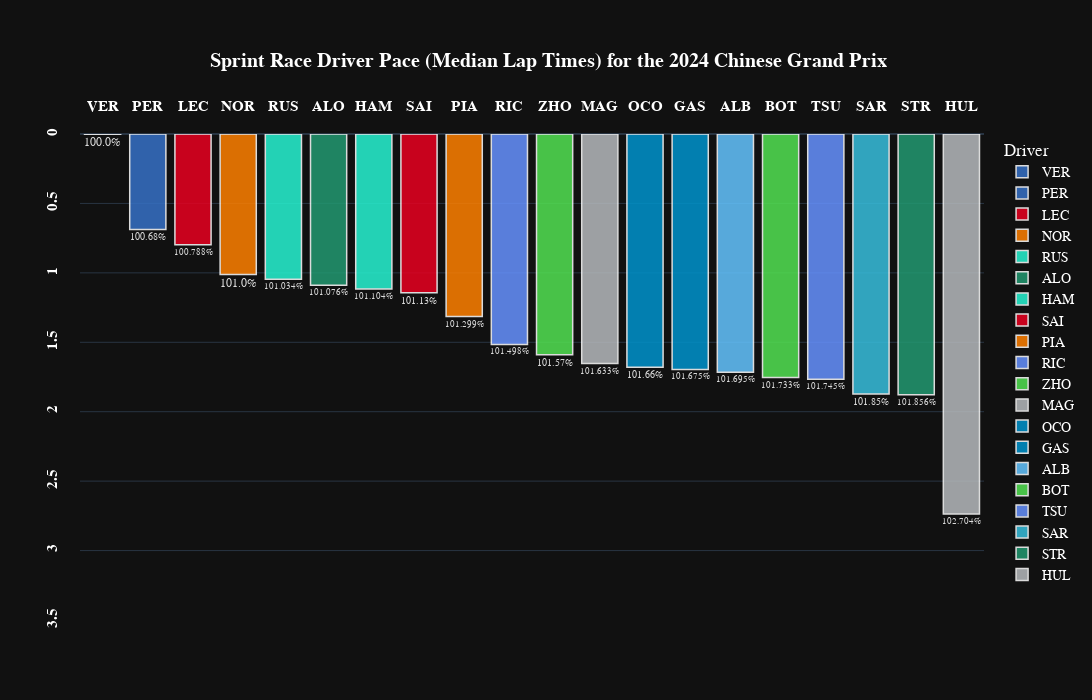

Notebook source saved alongside this figure:
### Code cell
fig=px.bar(
    transformed_laps_relative_median,
    x="Driver",
    y="Delta",
    color='Driver',
    template="plotly_dark",
    title="<b> Sprint Race Driver Pace (Median Lap Times) for the {} {}</b>".format(year,gp),
    text="Delta_Percent",
    # palette=team_palette,
    # whiskerprops=dict(color="white"),
    # boxprops=dict(edgecolor="white"),
    # medianprops=dict(color="grey"),
    # capprops=dict(color="white"),
    height=700, width=1400,
    color_discrete_map={
                 "ALB": "#64C4FF",
                 "ALO": "#229971",
                 "BOT": "#52e252",
                 "GAS": "#0093cc",
                 "HAM": "#27F4D2",
                 "HUL": "#B6BABD",
                 "LEC": "#E80020",
                 "MAG": "#B6BABD",
                 "NOR": "#FF8000",
                 "OCO": "#0093cc",
                 "PER": "#3671C6",
                 "PIA": "#FF8000",
                 "RIC": "#6692FF",
                 "RUS": "#27F4D2",
                 "SAI": "#E80020",
                 "SAR": "#37BEDD",
                 "STR": "#229971",
                 "TSU": "#6692FF",
                 "VER": "#3671C6",
                 "ZHO": "#52e252"
          }
)

fig.update_traces(textposition='outside')

fig.update_traces(opacity=0.85)

fig.update_traces( marker_line_color='white',marker_line_width=1.5)

fig.update_yaxes(tickangle = -90,tickprefix="<b>",ticksuffix ="</b><br>")

fig.update_xaxes(tickangle = -0,tickprefix="<b>",ticksuffix ="</b><br>")

fig.update_yaxes(range=[3.5, 0])

# fig['layout']['yaxis']['autorange'] = "reversed"

fig.update_layout(
    xaxis={'side': 'top'},
    yaxis={'side': 'left'}
)

fig.update_xaxes(title_text='')      # Remove axis titles
fig.update_yaxes(title_text='')

fig.update_xaxes(
        title_standoff = 75
)

fig.update_layout(
    title_x=0.5,
    yaxis = dict(tickfont = dict(size=15)),
    xaxis = dict(tickfont = dict(size=15)),
    font=dict(
        family="PT Sans Narrow",
        size=14,
        color="White"
    ),
    title_font_family="PT Sans Narrow"
#  "Arial", "Balto", "Courier New", "Droid Sans", "Droid Serif", "Droid Sans Mono", "Gravitas One", "Old Standard TT", "Open Sans", "Overpass", "PT Sans Narrow", "Raleway", "Times New Roman"
)

fig.show()

### Figure 1 — Plotly figure (JSON) as saved in the notebook; plotly's stock layout.template omitted (floating-point values rounded to 4 significant figures)
{"data": [{"alignmentgroup": "True", "hovertemplate": "Driver=%{x}<br>Delta=%{y}<br>Delta_Percent=%{text}<extra></extra>", "legendgroup": "VER", "marker": {"color": "#3671C6", "line": {"color": "white", "width": 1.5}, "pattern": {"shape": ""}}, "name": "VER", "offsetgroup": "VER", "opacity": 0.85, "orientation": "v", "showlegend": true, "text": ["100.0%"], "textposition": "outside", "type": "bar", "x": ["VER"], "xaxis": "x", "y": [0.001], "yaxis": "y"}, {"alignmentgroup": "True", "hovertemplate": "Driver=%{x}<br>Delta=%{y}<br>Delta_Percent=%{text}<extra></extra>", "legendgroup": "PER", "marker": {"color": "#3671C6", "line": {"color": "white", "width": 1.5}, "pattern": {"shape": ""}}, "name": "PER", "offsetgroup": "PER", "opacity": 0.85, "orientation": "v", "showlegend": true, "text": ["100.68%"], "textposition": "outside", "type": "bar", "x": ["PER"], "xaxis": "x", "y": [0.688], "yaxis": "y"}, {"alignmentgroup": "True", "hovertemplate": "Driver=%{x}<br>Delta=%{y}<br>Delta_Percent=%{text}<extra></extra>", "legendgroup": "LEC", "marker": {"color": "#E80020", "line": {"color": "white", "width": 1.5}, "pattern": {"shape": ""}}, "name": "LEC", "offsetgroup": "LEC", "opacity": 0.85, "orientation": "v", "showlegend": true, "text": ["100.788%"], "textposition": "outside", "type": "bar", "x": ["LEC"], "xaxis": "x", "y": [0.7975], "yaxis": "y"}, {"alignmentgroup": "True", "hovertemplate": "Driver=%{x}<br>Delta=%{y}<br>Delta_Percent=%{text}<extra></extra>", "legendgroup": "NOR", "marker": {"color": "#FF8000", "line": {"color": "white", "width": 1.5}, "pattern": {"shape": ""}}, "name": "NOR", "offsetgroup": "NOR", "opacity": 0.85, "orientation": "v", "showlegend": true, "text": ["101.0%"], "textposition": "outside", "type": "bar", "x": ["NOR"], "xaxis": "x", "y": [1.013], "yaxis": "y"}, {"alignmentgroup": "True", "hovertemplate": "Driver=%{x}<br>Delta=%{y}<br>Delta_Percent=%{text}<extra></extra>", "legendgroup": "RUS", "marker": {"color": "#27F4D2", "line": {"color": "white", "width": 1.5}, "pattern": {"shape": ""}}, "name": "RUS", "offsetgroup": "RUS", "opacity": 0.85, "orientation": "v", "showlegend": true, "text": ["101.034%"], "textposition": "outside", "type": "bar", "x": ["RUS"], "xaxis": "x", "y": [1.047], "yaxis": "y"}, {"alignmentgroup": "True", "hovertemplate": "Driver=%{x}<br>Delta=%{y}<br>Delta_Percent=%{text}<extra></extra>", "legendgroup": "ALO", "marker": {"color": "#229971", "line": {"color": "white", "width": 1.5}, "pattern": {"shape": ""}}, "name": "ALO", "offsetgroup": "ALO", "opacity": 0.85, "orientation": "v", "showlegend": true, "text": ["101.076%"], "textposition": "outside", "type": "bar", "x": ["ALO"], "xaxis": "x", "y": [1.089], "yaxis": "y"}, {"alignmentgroup": "True", "hovertemplate": "Driver=%{x}<br>Delta=%{y}<br>Delta_Percent=%{text}<extra></extra>", "legendgroup": "HAM", "marker": {"color": "#27F4D2", "line": {"color": "white", "width": 1.5}, "pattern": {"shape": ""}}, "name": "HAM", "offsetgroup": "HAM", "opacity": 0.85, "orientation": "v", "showlegend": true, "text": ["101.104%"], "textposition": "outside", "type": "bar", "x": ["HAM"], "xaxis": "x", "y": [1.117], "yaxis": "y"}, {"alignmentgroup": "True", "hovertemplate": "Driver=%{x}<br>Delta=%{y}<br>Delta_Percent=%{text}<extra></extra>", "legendgroup": "SAI", "marker": {"color": "#E80020", "line": {"color": "white", "width": 1.5}, "pattern": {"shape": ""}}, "name": "SAI", "offsetgroup": "SAI", "opacity": 0.85, "orientation": "v", "showlegend": true, "text": ["101.13%"], "textposition": "outside", "type": "bar", "x": ["SAI"], "xaxis": "x", "y": [1.144], "yaxis": "y"}, {"alignmentgroup": "True", "hovertemplate": "Driver=%{x}<br>Delta=%{y}<br>Delta_Percent=%{text}<extra></extra>", "legendgroup": "PIA", "marker": {"color": "#FF8000", "line": {"color": "white", "width": 1.5}, "pattern": {"shape": ""}}, "name": "PIA", "offsetgroup": "PIA", "opacity": 0.85, "orientation": "v", "showlegend": true, "text": ["101.299%"], "textposition": "outside", "type": "bar", "x": ["PIA"], "xaxis": "x", "y": [1.315], "yaxis": "y"}, {"alignmentgroup": "True", "hovertemplate": "Driver=%{x}<br>Delta=%{y}<br>Delta_Percent=%{text}<extra></extra>", "legendgroup": "RIC", "marker": {"color": "#6692FF", "line": {"color": "white", "width": 1.5}, "pattern": {"shape": ""}}, "name": "RIC", "offsetgroup": "RIC", "opacity": 0.85, "orientation": "v", "showlegend": true, "text": ["101.498%"], "textposition": "outside", "type": "bar", "x": ["RIC"], "xaxis": "x", "y": [1.516], "yaxis": "y"}, {"alignmentgroup": "True", "hovertemplate": "Driver=%{x}<br>Delta=%{y}<br>Delta_Percent=%{text}<extra></extra>", "legendgroup": "ZHO", "marker": {"color": "#52e252", "line": {"color": "white", "width": 1.5}, "pattern": {"shape": ""}}, "name": "ZHO", "offsetgroup": "ZHO", "opacity": 0.85, "orientation": "v", "showlegend": true, "text": ["101.57%"], "textposition": "outside", "type": "bar", "x": ["ZHO"], "xaxis": "x", "y": [1.589], "yaxis": "y"}, {"alignmentgroup": "True", "hovertemplate": "Driver=%{x}<br>Delta=%{y}<br>Delta_Percent=%{text}<extra></extra>", "legendgroup": "MAG", "marker": {"color": "#B6BABD", "line": {"color": "white", "width": 1.5}, "pattern": {"shape": ""}}, "name": "MAG", "offsetgroup": "MAG", "opacity": 0.85, "orientation": "v", "showlegend": true, "text": ["101.633%"], "textposition": "outside", "type": "bar", "x": ["MAG"], "xaxis": "x", "y": [1.653], "yaxis": "y"}, {"alignmentgroup": "True", "hovertemplate": "Driver=%{x}<br>Delta=%{y}<br>Delta_Percent=%{text}<extra></extra>", "legendgroup": "OCO", "marker": {"color": "#0093cc", "line": {"color": "white", "width": 1.5}, "pattern": {"shape": ""}}, "name": "OCO", "offsetgroup": "OCO", "opacity": 0.85, "orientation": "v", "showlegend": true, "text": ["101.66%"], "textposition": "outside", "type": "bar", "x": ["OCO"], "xaxis": "x", "y": [1.68], "yaxis": "y"}, {"alignmentgroup": "True", "hovertemplate": "Driver=%{x}<br>Delta=%{y}<br>Delta_Percent=%{text}<extra></extra>", "legendgroup": "GAS", "marker": {"color": "#0093cc", "line": {"color": "white", "width": 1.5}, "pattern": {"shape": ""}}, "name": "GAS", "offsetgroup": "GAS", "opacity": 0.85, "orientation": "v", "showlegend": true, "text": ["101.675%"], "textposition": "outside", "type": "bar", "x": ["GAS"], "xaxis": "x", "y": [1.696], "yaxis": "y"}, {"alignmentgroup": "True", "hovertemplate": "Driver=%{x}<br>Delta=%{y}<br>Delta_Percent=%{text}<extra></extra>", "legendgroup": "ALB", "marker": {"color": "#64C4FF", "line": {"color": "white", "width": 1.5}, "pattern": {"shape": ""}}, "name": "ALB", "offsetgroup": "ALB", "opacity": 0.85, "orientation": "v", "showlegend": true, "text": ["101.695%"], "textposition": "outside", "type": "bar", "x": ["ALB"], "xaxis": "x", "y": [1.716], "yaxis": "y"}, {"alignmentgroup": "True", "hovertemplate": "Driver=%{x}<br>Delta=%{y}<br>Delta_Percent=%{text}<extra></extra>", "legendgroup": "BOT", "marker": {"color": "#52e252", "line": {"color": "white", "width": 1.5}, "pattern": {"shape": ""}}, "name": "BOT", "offsetgroup": "BOT", "opacity": 0.85, "orientation": "v", "showlegend": true, "text": ["101.733%"], "textposition": "outside", "type": "bar", "x": ["BOT"], "xaxis": "x", "y": [1.755], "yaxis": "y"}, {"alignmentgroup": "True", "hovertemplate": "Driver=%{x}<br>Delta=%{y}<br>Delta_Percent=%{text}<extra></extra>", "legendgroup": "TSU", "marker": {"color": "#6692FF", "line": {"color": "white", "width": 1.5}, "pattern": {"shape": ""}}, "name": "TSU", "offsetgroup": "TSU", "opacity": 0.85, "orientation": "v", "showlegend": true, "text": ["101.745%"], "textposition": "outside", "type": "bar", "x": ["TSU"], "xaxis": "x", "y": [1.767], "yaxis": "y"}, {"alignmentgroup": "True", "hovertemplate": "Driver=%{x}<br>Delta=%{y}<br>Delta_Percent=%{text}<extra></extra>", "legendgroup": "SAR", "marker": {"color": "#37BEDD", "line": {"color": "white", "width": 1.5}, "pattern": {"shape": ""}}, "name": "SAR", "offsetgroup": "SAR", "opacity": 0.85, "orientation": "v", "showlegend": true, "text": ["101.85%"], "textposition": "outside", "type": "bar", "x": ["SAR"], "xaxis": "x", "y": [1.873], "yaxis": "y"}, {"alignmentgroup": "True", "hovertemplate": "Driver=%{x}<br>Delta=%{y}<br>Delta_Percent=%{text}<extra></extra>", "legendgroup": "STR", "marker": {"color": "#229971", "line": {"color": "white", "width": 1.5}, "pattern": {"shape": ""}}, "name": "STR", "offsetgroup": "STR", "opacity": 0.85, "orientation": "v", "showlegend": true, "text": ["101.856%"], "textposition": "outside", "type": "bar", "x": ["STR"], "xaxis": "x", "y": [1.879], "yaxis": "y"}, {"alignmentgroup": "True", "hovertemplate": "Driver=%{x}<br>Delta=%{y}<br>Delta_Percent=%{text}<extra></extra>", "legendgroup": "HUL", "marker": {"color": "#B6BABD", "line": {"color": "white", "width": 1.5}, "pattern": {"shape": ""}}, "name": "HUL", "offsetgroup": "HUL", "opacity": 0.85, "orientation": "v", "showlegend": true, "text": ["102.704%"], "textposition": "outside", "type": "bar", "x": ["HUL"], "xaxis": "x", "y": [2.738], "yaxis": "y"}], "layout": {"barmode": "relative", "font": {"color": "White", "family": "PT Sans Narrow", "size": 14}, "height": 700, "legend": {"title": {"text": "Driver"}, "tracegroupgap": 0}, "title": {"font": {"family": "PT Sans Narrow"}, "text": "<b> Sprint Race Driver Pace (Median Lap Times) for the 2024 Chinese Grand Prix</b>", "x": 0.5}, "width": 1400, "xaxis": {"anchor": "y", "categoryarray": ["VER", "PER", "LEC", "NOR", "RUS", "ALO", "HAM", "SAI", "PIA", "RIC", "ZHO", "MAG", "OCO", "GAS", "ALB", "BOT", "TSU", "SAR", "STR", "HUL"], "categoryorder": "array", "domain": [0, 1], "side": "top", "tickangle": 0, "tickfont": {"size": 15}, "tickprefix": "<b>", "ticksuffix": "</b><br>", "title": {"standoff": 75, "text": ""}}, "yaxis": {"anchor": "x", "domain": [0, 1], "range": [3.5, 0], "side": "left", "tickangle": -90, "tickfont": {"size": 15}, "tickprefix": "<b>", "ticksuffix": "</b><br>", "title": {"text": ""}}}}
